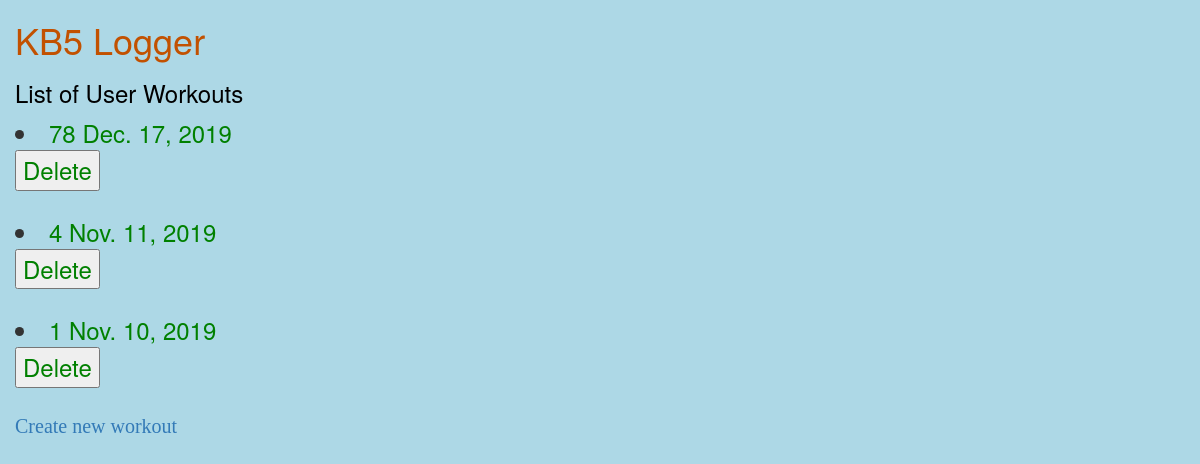
The app's page /workouts/ (signed in) with its own data.
### exerlogger/models.py (models this page shows, shortened)
class Workout(TimeStampedModel):
    date = models.DateField(_("date"), default=date.today)
    user = models.ForeignKey(User, verbose_name=_("user"), on_delete=models.CASCADE, default=1)
    class Meta:
        verbose_name = _("workout")
        verbose_name_plural = _("workouts")

### exerlogger/views.py (the view)
# urls.py: path('workouts/', views.workouts, name='workouts'),
@login_required
def workouts(request):
    user_workouts = Workout.objects.filter(user=request.user).order_by('-id')
    context = {'user_workouts': user_workouts}
    return render(request, 'workout/workouts.html', context)

### templates/workout/workouts.html (shortened to what this page needs)
{% extends 'userspace/base.html' %}
        {% block content %}
        <h3>List of User Workouts</h3>
            {% for workout in user_workouts %}
              <li><a href="{% url 'workout_detail' workout.id %}"> {{ workout.id}} {{ workout.date }}
              <form action="{% url 'delete_workout' workout.id %}" method="POST">
                    <input type="submit" value="Delete">
              </form>
              </a></li>
            {% endfor %}
          <p><a href="{% url 'workout_detail' 'add' %}">Create new workout</a></p>
        {% endblock %}

### exerlogger/static/workout/style.css (style rules this page uses)
li a { color: green; }
body { background-color: lightblue; padding-left: 15px; font-size: 24px; }
h1, h2, h3 { color: black; }
p { font-family: verdana; font-size: 20px; }

### records on screen
Workout: id "78", date "Dec. 17, 2019"
Workout: id "4", date "Nov. 11, 2019"
Workout: id "1", date "Nov. 10, 2019"
